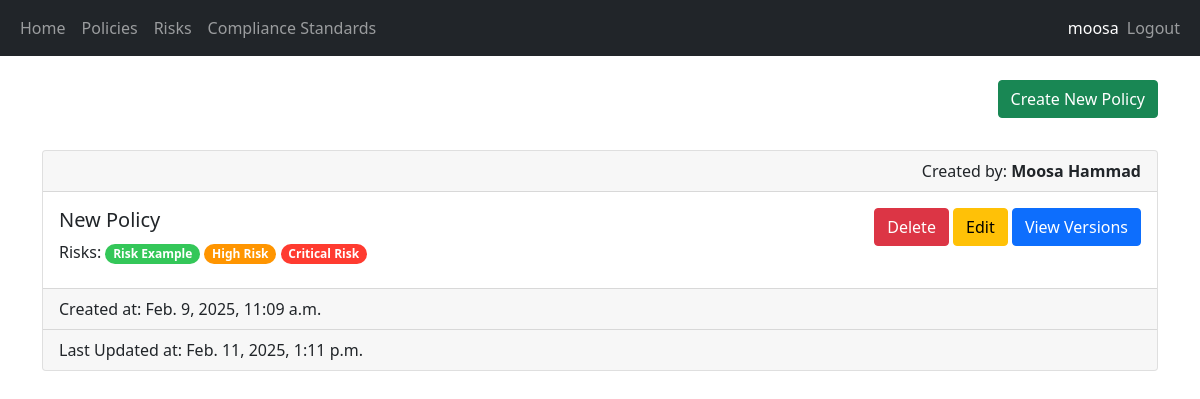
Before: /policy-list (signed in) with the older database file.
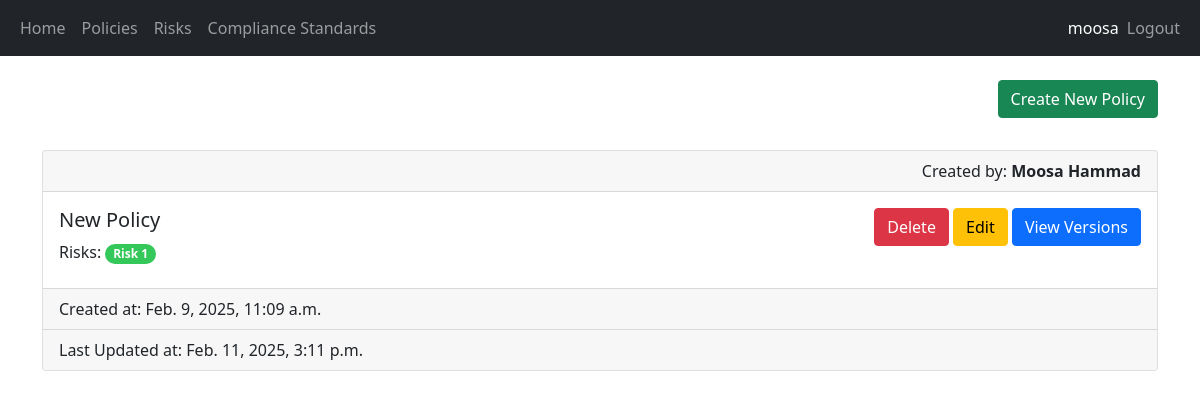
After: the same page with the newer database file.
### security/models.py (models this page shows, shortened)
class Policy(models.Model):
    Status = [
        ("DRAFT", "Draft"),
        ("IN_REVIEW", "In Review"),
        ("APPROVED", "Approved"),
        ("ACTIVE", "Active"),
        ("ARCHIVED", "Archived"),
    ]
    title = models.CharField(max_length=100)
    content = models.TextField(max_length=250)
    status = models.CharField(max_length=25, choices=Status, default="DRAFT")
    created_by = models.ForeignKey(User, on_delete=models.CASCADE)
    created_at = models.DateTimeField(auto_now_add=True)
    updated_at = models.DateTimeField(auto_now=True)
    risks = models.ManyToManyField(Risk)
    compliance_standards = models.ManyToManyField(ComplianceStandard)
    tracker = FieldTracker()
    version_count = models.IntegerField(default=0)

class Risk(models.Model):
    Severity_Levels = [
        ("LOW", "Low"),
        ("MEDIUM", "Medium"),
        ("HIGH", "High"),
        ("CRITICAL", "Critical"),
    ]
    name = models.CharField(max_length=100)
    description = models.TextField(max_length=250)
    severity = models.CharField(max_length=100, choices=Severity_Levels, default="LOW")
    updated_at = models.DateTimeField(auto_now=True)
    tracker = FieldTracker()

### security/views.py (the view, shortened to what this page needs)
# urls.py: path('policy-list', views.view_policies, name='view_policies'),
@login_required(login_url="/login")
@permission_required(["security.view_policy", "security.delete_policy"], login_url="/access-denied")
def view_policies(request):
    policies = Policy.objects.all()
    return render(request, 'security/list_policy.html', {"policies": policies})

### security/templates/security/list_policy.html (shortened to what this page needs)
{% extends 'main/base.html' %}
{% block content %}
<div class="text-end">
    <a class="btn btn-success" href="/create-policy">Create New Policy</a>
</div>
<br/>
{% for policy in policies %}
<div class="card mt-2">
    <div class="card-header text-end">Created by: <strong>{{ policy.created_by.first_name }} {{ policy.created_by.last_name }}</strong></div>
    <div class="card-body d-flex flex-row justify-content-between">
        <div class="card-title">
            <h5>{{ policy.title }}</h5>
            <span>Risks: </span>
            {% for risk in policy.risks.all %}
                <span class="badge rounded-pill {{risk.get_severity_display.lower}}-severity">{{risk.name}}</span>
            {% endfor %}
        </div>
        <div>
            <form method="post">
                {% if perms.security.delete_policy %}
                <button type="submit" class="btn btn-danger" name="policy-id-delete" value="{{policy.id}}">Delete</button>
                {% endif %}
                {% if perms.security.change_policy %}
                <a class="btn btn-warning" href="{% url 'edit_policy' policy.pk %}">Edit</a>
                {% endif %}
                {% if perms.security.view_policyversion %}
                <a class="btn btn-primary" href="{% url 'view_policy_versions' policy.pk %}">View Versions</a>
                {% endif %}
            </form>
        </div>
    </div>
    <div class="card-footer">Created at: {{ policy.created_at }}</div>
    <div class="card-footer">Last Updated at: {{ policy.updated_at }}</div>
</div>
<br/>
{% empty %}
<p>No policies available.</p>
{% endfor %}
{% endblock %}

Changed rows visible on the page:
removed Risk: name "Risk Example"
removed Risk: name "High Risk", severity "HIGH" (drawn)
removed Risk: name "Critical Risk", severity "CRITICAL" (drawn)
changed Policy "New Policy": updated_at "Feb. 11, 2025, 1:11 p.m." → "Feb. 11, 2025, 3:11 p.m."
added Risk: name "Risk 1"
